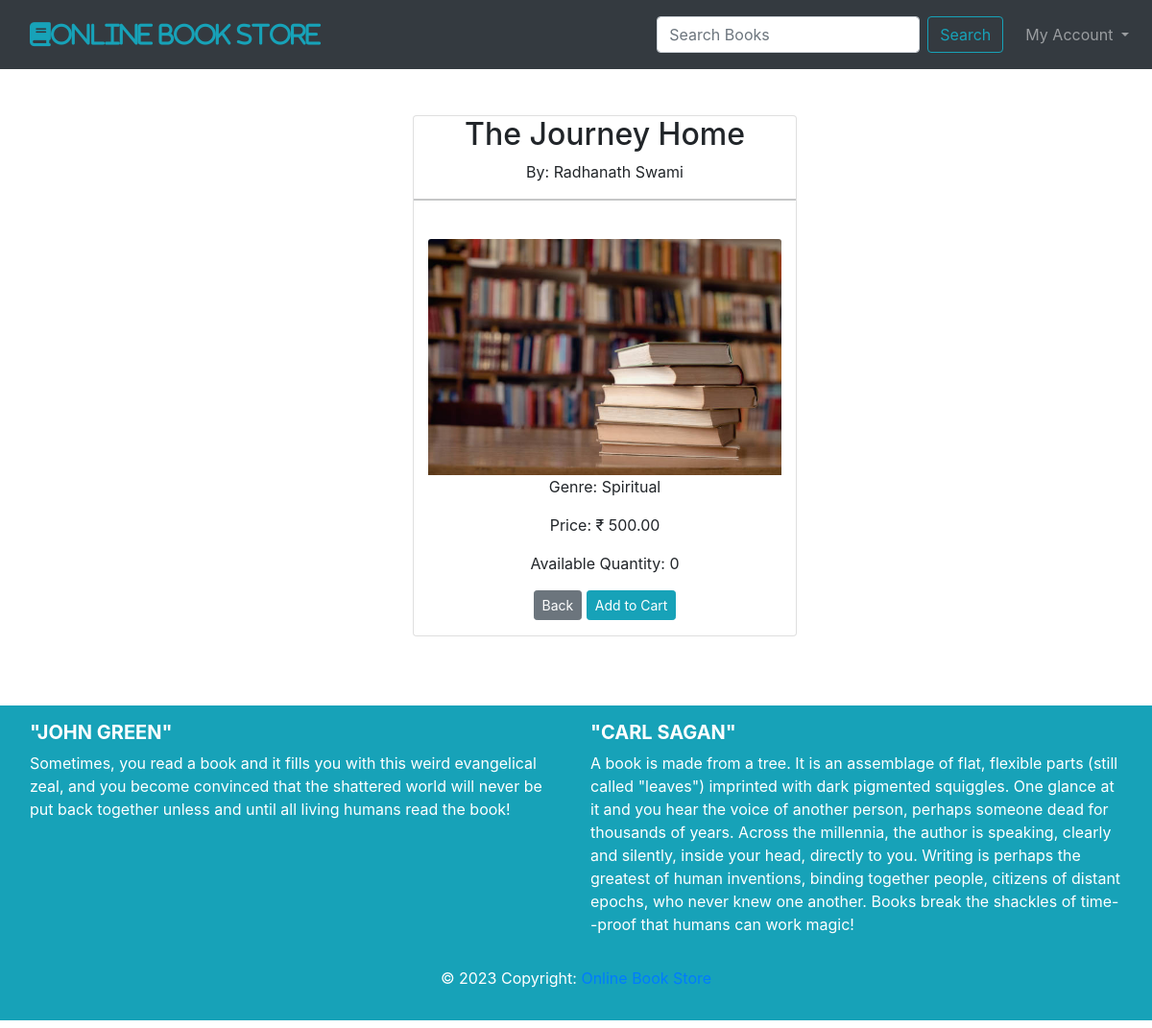
Page /bookview/1 on the earlier database version.
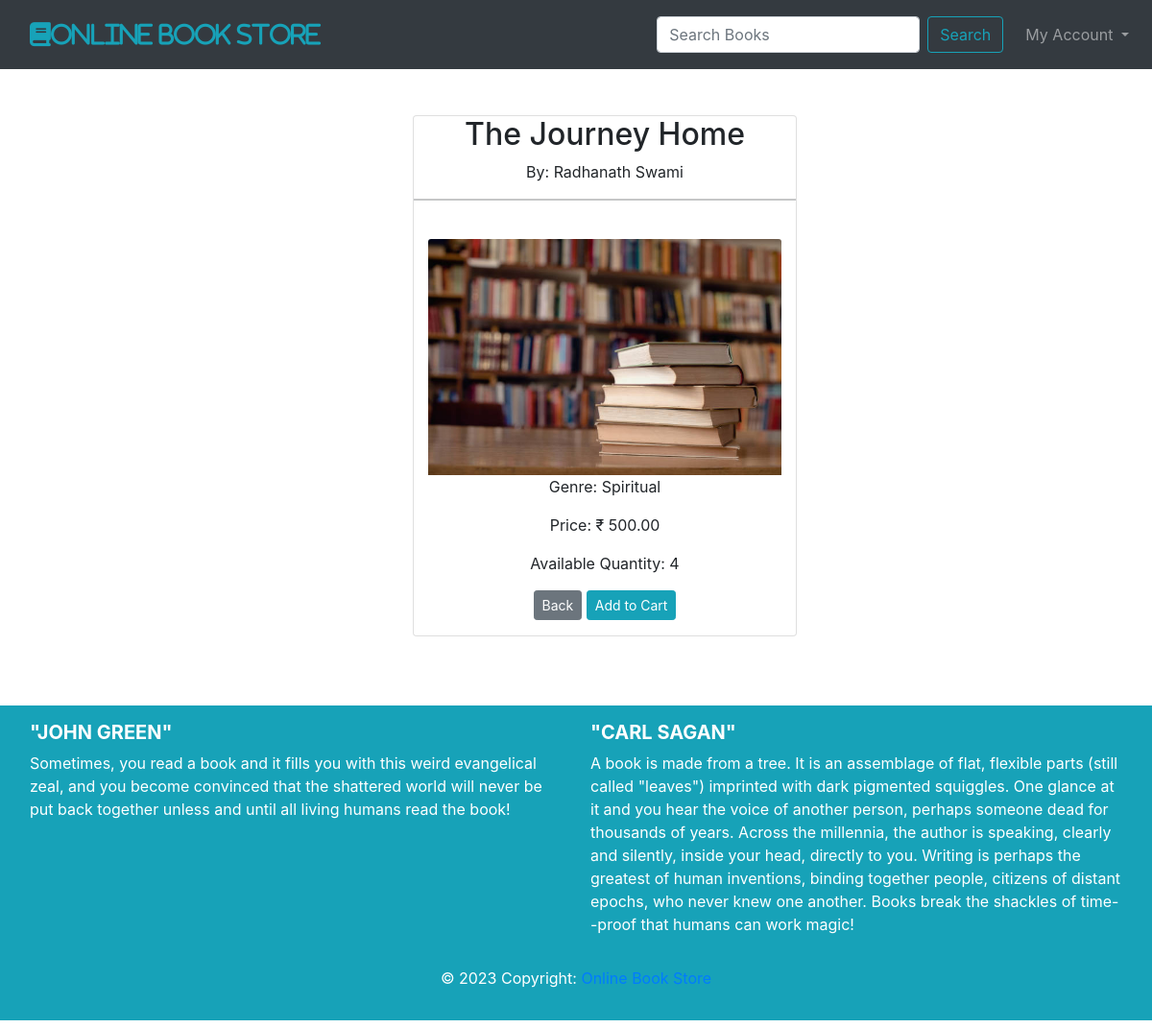
Same page on the later database version.
### cart/models.py (models this page shows, shortened)
class Book(models.Model):
    title = models.CharField(max_length=255)
    author = models.CharField(max_length=255)
    genre = models.CharField(max_length=255)
    price = models.DecimalField(max_digits=10,decimal_places=2)
    available_quantity = models.PositiveIntegerField()
    image = models.ImageField(upload_to='images/', height_field=None, width_field=None, max_length=None,blank=True,null = True)
    created_on = models.DateTimeField(auto_now_add=True, blank=True, null=True)
    updated_on = models.DateTimeField(auto_now=True, blank=True, null=True)

### cart/views.py (the view)
# urls.py: path('bookview/<int:pk>',BookView.as_view(),name='bookview'),
class BookView(DetailView):
	model = Book
	template_name = 'bookview.html'

### cart/templates/bookview.html (shortened to what this page needs)
{% extends "base.html" %}
{% block content %}
{% load static %}
<br/><br/>
<center>
<div class = 'container'>
    <div class="col-md-4 mb-4">
        <div class="card" style="width: 25rem;">
            <h2>{{ book.title }}</h2>
            By: {{ book.author}}<br/>
            <hr>
            <br/>
            <div class="col">
                <form method="post" action="{% url 'addtocart' book.id %}">
                   <div class="form-group">
                    <img class="card-img-top" src="{% static 'images/book.jpg' %}" class="card-img-top" alt="{{ book.title }}"/>
                    <p class="card-text">Genre: {{ book.genre }}</p>
                    <p class="card-text">Price: &#8377; {{ book.price }}</p>
                    {% if book.available_quantity < 0 %}
                        <span class="btn btn-sm btn-danger text-white">Out of Stock</span>
                    {% else %}
                        <p class="card-text">Available Quantity: {{ book.available_quantity }}</p>
                    {% endif %}
                    <a href="{% url 'home' %}"><button type="button" class="btn btn-sm btn-secondary">Back</button></a>
                    <a class="btn btn-sm btn-info" href="{% url 'addtocart' book.id %}">Add to Cart</a>
                </div>
                </form>
            </div>
        </div>
    </div>
</div>
{% endblock %}

Differences in the rows shown:
changed Book "The Journey Home": available_quantity "0" → "4"
